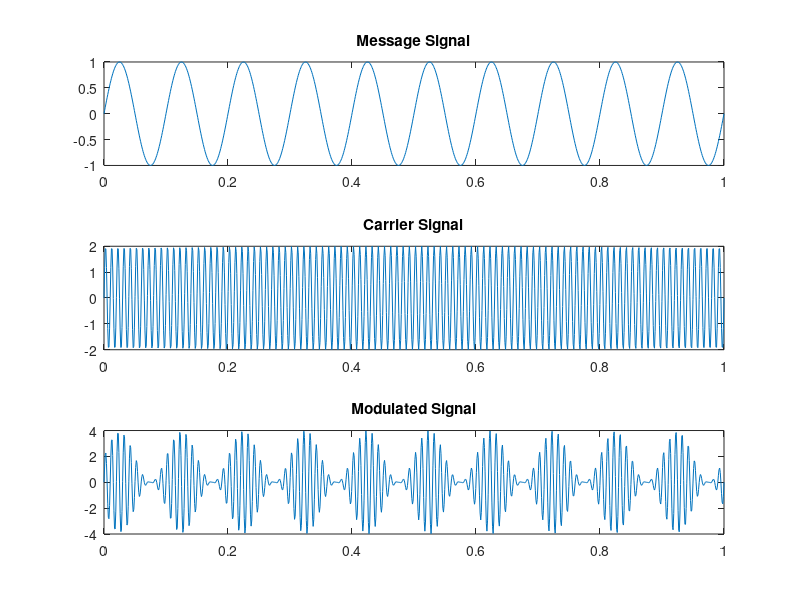
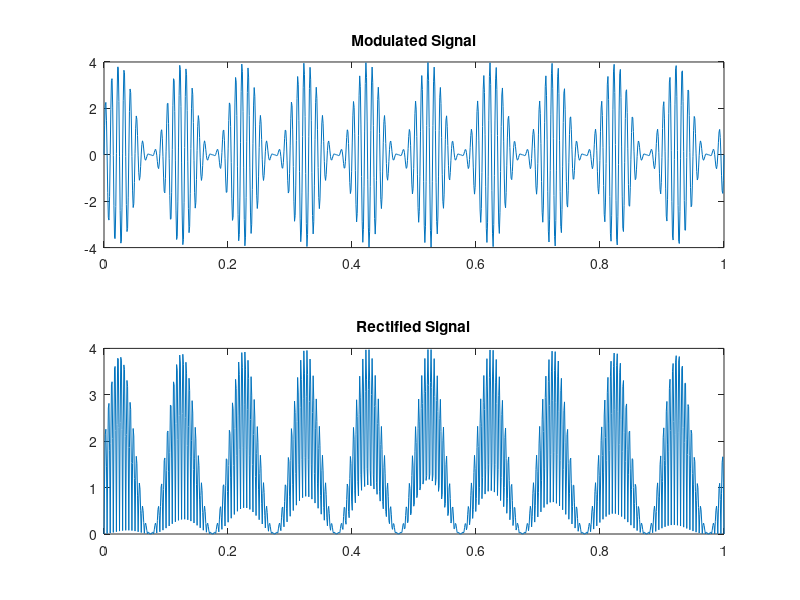
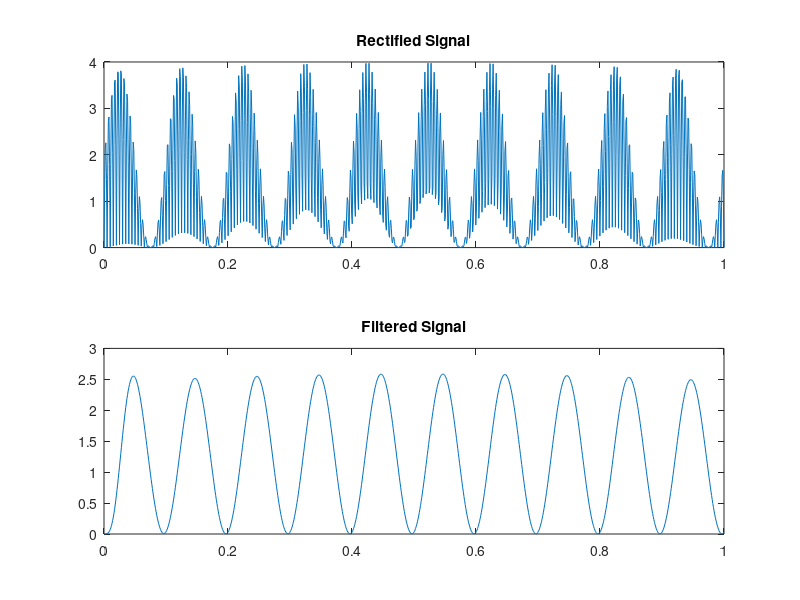

Write the MATLAB code that produced these figures, in order.
clear;
clc;

fs = 1000;
t = linspace(0,1,1000);

%message signal
fm = 10;
Am = 1;
message_signal = Am*sin(2*pi*fm.*t);
%carrier signal
fc = 100;
Ac = 2;
carrier_signal = Ac*sin(2*pi*fc.*t);
%modulated signal
modulated_signal = (1+message_signal).* carrier_signal;

%plotting
figure;
subplot(3,1,1);
plot(t,message_signal);
title('Message Signal');

subplot(3,1,2);
plot(t,carrier_signal);
title('Carrier Signal');

subplot(3,1,3);
plot(t,modulated_signal);
title('Modulated Signal');

%Demodulated

%rectified Signal

rectified_signal = abs(modulated_signal);

%plotting
figure;
subplot(2,1,1);
plot(t,modulated_signal);
title('Modulated Signal');

subplot(2,1,2);
plot(t,rectified_signal);
title('Rectified Signal');

%lowpass filter parameter
cuttoff_frq = 20;
order = 4;
nyquist_frq = fs/2;
normalized_cuttoff_frq = cuttoff_frq/nyquist_frq;
[b,a]=butter(order,normalized_cuttoff_frq,'low');

filtered_signal = filter(b,a,rectified_signal);

%plotting
figure;
subplot(2,1,1);
plot(t,rectified_signal);
title('Rectified Signal');

subplot(2,1,2);
plot(t,filtered_signal);
title('Filtered Signal');
